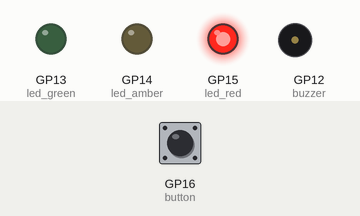
Simulated run of this program. Board: Raspberry Pi Pico running MicroPython. On the bench: output pins drawn as LEDs (lit = HIGH), buzzer (waves = sounding, pin HIGH). The inputs (shaded band) are chosen by the test bench; at power-on: GP16 (button) HIGH.

Above: at 1.2 s.
1.3 s: GP16 (button) pulled LOW for 0.15 s
At 5.9 s:
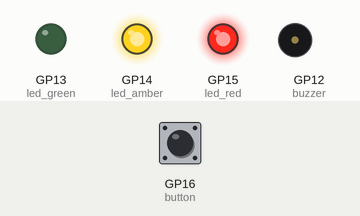
At 7.4 s:
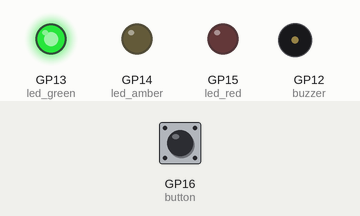
Timing chart, 0 to 23.3 s (numbered marks = the images above; inputs shaded):
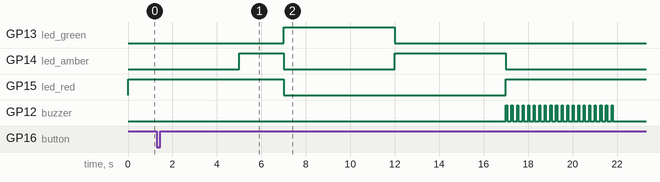

The program:

Traffic_Lights.py
```python
import machine
import time

button = machine.Pin(16, machine.Pin.IN, machine.Pin.PULL_UP)
led_red = machine.Pin(15, machine.Pin.OUT)
led_amber = machine.Pin(14, machine.Pin.OUT)
led_green = machine.Pin(13, machine.Pin.OUT)
buzzer = machine.Pin(12, machine.Pin.OUT)

button_pressed = False

def btn_handler(pin):
    global button_pressed
    if not button_pressed:
        button_pressed = True

button.irq(trigger=machine.Pin.IRQ_FALLING, handler=btn_handler)

while True:
    if button_pressed == True:
        led_red.value(1)
        for i in range(20):
            buzzer.value(1)
            time.sleep(0.05)
            buzzer.value(0)
            time.sleep(0.2)
        button_pressed = False

    led_red.value(1)
    time.sleep(5)
    led_amber.value(1)
    time.sleep(2)
    led_red.value(0)
    led_amber.value(0)
    led_green.value(1)
    time.sleep(5)
    led_green.value(0)
    led_amber.value(1)
    time.sleep(5)
    led_amber.value(0)
```

Measured:
- after the input at 1.3 s, GP13 (led_green): goes on until 12.0 s, then stays LOW; GP14 (led_amber): goes on until 17.0 s, then stays LOW; GP15 (led_red): goes on until 17.0 s, then stays HIGH; GP12 (buzzer): alternates HIGH for 0.05 s and LOW for 0.20 s, 40 changes in all, then stays LOW, starting after 15.7 s
